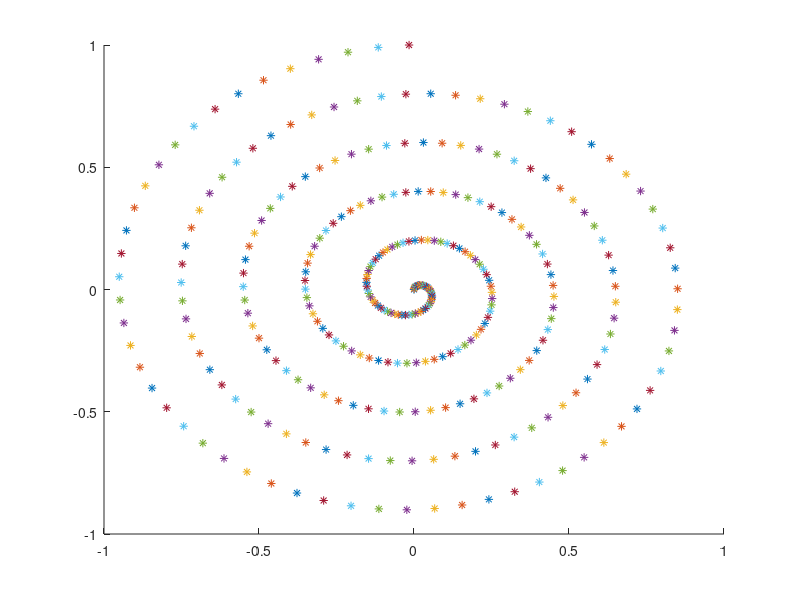

This figure's MATLAB source:

#http://stackoverflow.com/questions/16574126/animate-plot-trajectory-in-matlab-octave	

#The following appears to work in Octave 3.6.2

t = 0:0.1:10*pi;
r = linspace (0, 1, numel (t));
z = linspace (0, 1, numel (t));

figure
axis([-1 1 -1 1 0 1])
hold on

for ii=1:length(r)
    plot3 (r(ii)*sin(t(ii)), r(ii)*cos(t(ii)), z(ii),'*');
    pause (.001)
end

